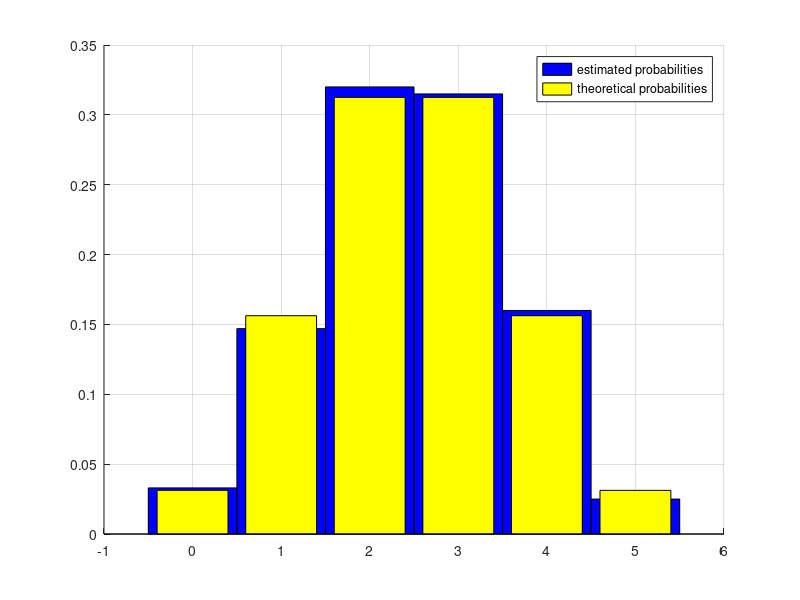

Source code (MATLAB):
clf; grid on; hold on;
p=1/2; n=5; m=1000;
x=binornd(n,p,1,m);
N=histc(x,0:n);
bar(0:n,N/m,'hist','FaceColor','b');
bar(0:n,binopdf(0:n,n,p),'FaceColor','y');
legend('estimated probabilities','theoretical probabilities');